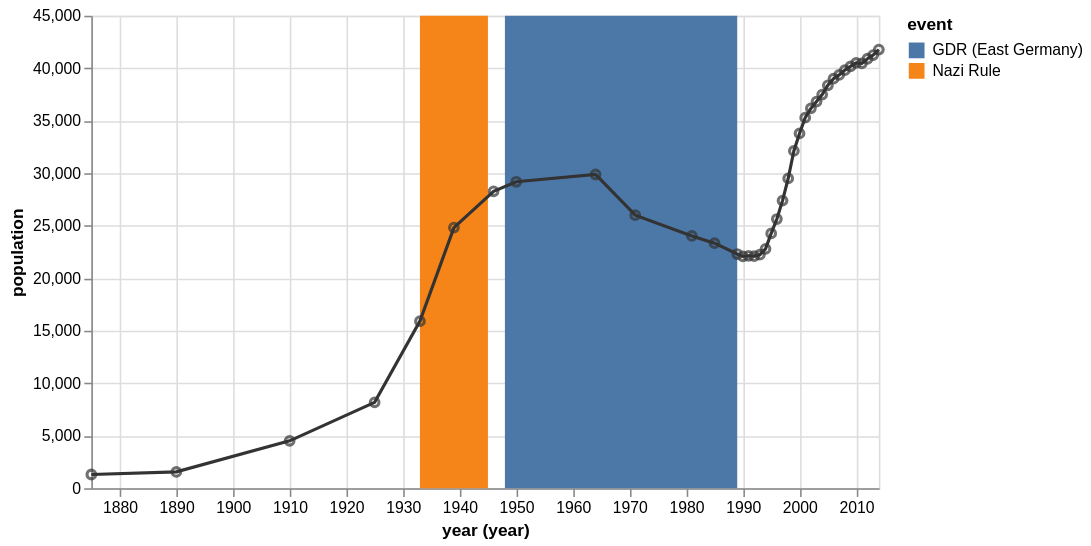

Specify this chart in Vega-Lite:
### Vega specification from a JSON file in a GitHub repository (floating-point values rounded to 4 significant figures)
{"$schema": "https://vega.github.io/schema/vega/v6.json", "description": "The population of the German city of Falkensee over time", "background": "white", "padding": 5, "width": 500, "height": 300, "style": "cell", "data": [{"name": "source_0", "values": [{"year": "1875", "population": 1309}, {"year": "1890", "population": 1558}, {"year": "1910", "population": 4512}, {"year": "1925", "population": 8180}, {"year": "1933", "population": 15915}, {"year": "1939", "population": 24824}, {"year": "1946", "population": 28275}, {"year": "1950", "population": 29189}, {"year": "1964", "population": 29881}, {"year": "1971", "population": 26007}, {"year": "1981", "population": 24029}, {"year": "1985", "population": 23340}, {"year": "1989", "population": 22307}, {"year": "1990", "population": 22087}, {"year": "1991", "population": 22139}, {"year": "1992", "population": 22105}, {"year": "1993", "population": 22242}, {"year": "1994", "population": 22801}, {"year": "1995", "population": 24273}, {"year": "1996", "population": 25640}, {"year": "1997", "population": 27393}, {"year": "1998", "population": 29505}, {"year": "1999", "population": 32124}, {"year": "2000", "population": 33791}, {"year": "2001", "population": 35297}, {"year": "2002", "population": 36179}, {"year": "2003", "population": 36829}, {"year": "2004", "population": 37493}, {"year": "2005", "population": 38376}, {"year": "2006", "population": 39008}, {"year": "2007", "population": 39366}, {"year": "2008", "population": 39821}, {"year": "2009", "population": 40179}, {"year": "2010", "population": 40511}, {"year": "2011", "population": 40465}, {"year": "2012", "population": 40905}, {"year": "2013", "population": 41258}, {"year": "2014", "population": 41777}]}, {"name": "source_1", "values": [{"start": "1933", "end": "1945", "event": "Nazi Rule"}, {"start": "1948", "end": "1989", "event": "GDR (East Germany)"}]}, {"name": "data_0", "source": "source_0", "transform": [{"type": "formula", "expr": "timeParse(datum[\"year\"],'%Y')", "as": "year"}, {"field": "year", "type": "timeunit", "units": ["year"], "as": ["year_year", "year_year_end"]}]}, {"name": "data_1", "source": "data_0", "transform": [{"type": "filter", "expr": "(isDate(datum[\"year_year\"]) || (isValid(datum[\"year_year\"]) && isFinite(+datum[\"year_year\"]))) && isValid(datum[\"population\"]) && isFinite(+datum[\"population\"])"}]}, {"name": "data_2", "source": "source_1", "transform": [{"type": "formula", "expr": "timeParse(datum[\"start\"],'%Y')", "as": "start"}, {"type": "formula", "expr": "timeParse(datum[\"end\"],'%Y')", "as": "end"}, {"field": "start", "type": "timeunit", "units": ["year"], "as": ["year_start", "year_start_end"]}, {"field": "end", "type": "timeunit", "units": ["year"], "as": ["year_end", "year_end_end"]}, {"type": "filter", "expr": "(isDate(datum[\"year_start\"]) || (isValid(datum[\"year_start\"]) && isFinite(+datum[\"year_start\"])))"}]}], "marks": [{"name": "layer_0_marks", "type": "rect", "style": ["rect"], "from": {"data": "data_2"}, "encode": {"update": {"fill": {"scale": "color", "field": "event"}, "description": {"signal": "\"start (year): \" + (timeFormat(datum[\"year_start\"], timeUnitSpecifier([\"year\"], {\"year-month\":\"%b %Y \",\"year-month-date\":\"%b %d, %Y \"}))) + \"; end (year): \" + (timeFormat(datum[\"year_end\"], timeUnitSpecifier([\"year\"], {\"year-month\":\"%b %Y \",\"year-month-date\":\"%b %d, %Y \"}))) + \"; event: \" + (isValid(datum[\"event\"]) ? datum[\"event\"] : \"\"+datum[\"event\"])"}, "x": {"scale": "x", "field": "year_start"}, "x2": {"scale": "x", "field": "year_end"}, "y": {"value": 0}, "y2": {"field": {"group": "height"}}}}}, {"name": "layer_1_marks", "type": "line", "style": ["line"], "sort": {"field": "x"}, "from": {"data": "data_0"}, "encode": {"update": {"stroke": {"value": "#333"}, "description": {"signal": "\"year (year): \" + (timeFormat(datum[\"year_year\"], timeUnitSpecifier([\"year\"], {\"year-month\":\"%b %Y \",\"year-month-date\":\"%b %d, %Y \"}))) + \"; population: \" + (format(datum[\"population\"], \"\"))"}, "x": {"scale": "x", "field": "year_year"}, "y": {"scale": "y", "field": "population"}, "defined": {"signal": "isValid(datum[\"year_year\"]) && isFinite(+datum[\"year_year\"]) && isValid(datum[\"population\"]) && isFinite(+datum[\"population\"])"}}}}, {"name": "layer_2_marks", "type": "symbol", "style": ["point"], "from": {"data": "data_1"}, "encode": {"update": {"opacity": {"value": 0.7}, "fill": {"value": "transparent"}, "stroke": {"value": "#333"}, "ariaRoleDescription": {"value": "point"}, "description": {"signal": "\"year (year): \" + (timeFormat(datum[\"year_year\"], timeUnitSpecifier([\"year\"], {\"year-month\":\"%b %Y \",\"year-month-date\":\"%b %d, %Y \"}))) + \"; population: \" + (format(datum[\"population\"], \"\"))"}, "x": {"scale": "x", "field": "year_year"}, "y": {"scale": "y", "field": "population"}}}}], "scales": [{"name": "x", "type": "time", "domain": {"fields": [{"data": "data_2", "field": "year_start"}, {"data": "data_2", "field": "year_end"}, {"data": "data_0", "field": "year_year"}, {"data": "data_1", "field": "year_year"}]}, "range": [0, {"signal": "width"}]}, {"name": "color", "type": "ordinal", "domain": {"data": "data_2", "field": "event", "sort": true}, "range": "category"}, {"name": "y", "type": "linear", "domain": {"fields": [{"data": "data_0", "field": "population"}, {"data": "data_1", "field": "population"}]}, "range": [{"signal": "height"}, 0], "nice": true, "zero": true}], "axes": [{"scale": "x", "orient": "bottom", "gridScale": "y", "grid": true, "tickCount": {"signal": "ceil(width/40)"}, "tickMinStep": {"signal": "datetime(2002, 0, 1, 0, 0, 0, 0) - datetime(2001, 0, 1, 0, 0, 0, 0)"}, "domain": false, "labels": false, "aria": false, "maxExtent": 0, "minExtent": 0, "ticks": false, "zindex": 0}, {"scale": "y", "orient": "left", "gridScale": "x", "grid": true, "tickCount": {"signal": "ceil(height/40)"}, "domain": false, "labels": false, "aria": false, "maxExtent": 0, "minExtent": 0, "ticks": false, "zindex": 0}, {"scale": "x", "orient": "bottom", "grid": false, "title": "year (year)", "format": {"signal": "timeUnitSpecifier([\"year\"], {\"year-month\":\"%b %Y \",\"year-month-date\":\"%b %d, %Y \"})"}, "labelFlush": true, "labelOverlap": true, "tickCount": {"signal": "ceil(width/40)"}, "tickMinStep": {"signal": "datetime(2002, 0, 1, 0, 0, 0, 0) - datetime(2001, 0, 1, 0, 0, 0, 0)"}, "zindex": 0}, {"scale": "y", "orient": "left", "grid": false, "title": "population", "labelOverlap": true, "tickCount": {"signal": "ceil(height/40)"}, "zindex": 0}], "legends": [{"fill": "color", "symbolType": "square", "title": "event"}]}
